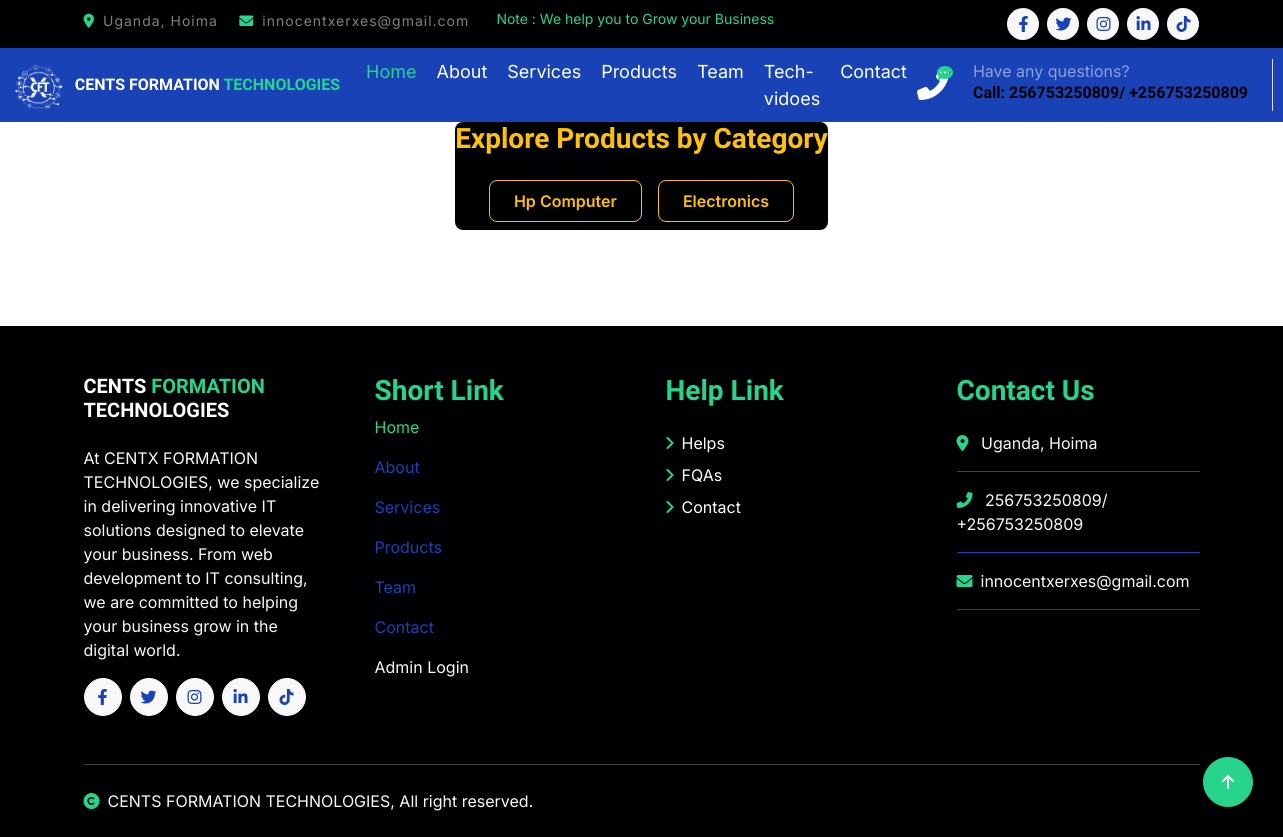
/products/, run on an earlier commit of the app's database.
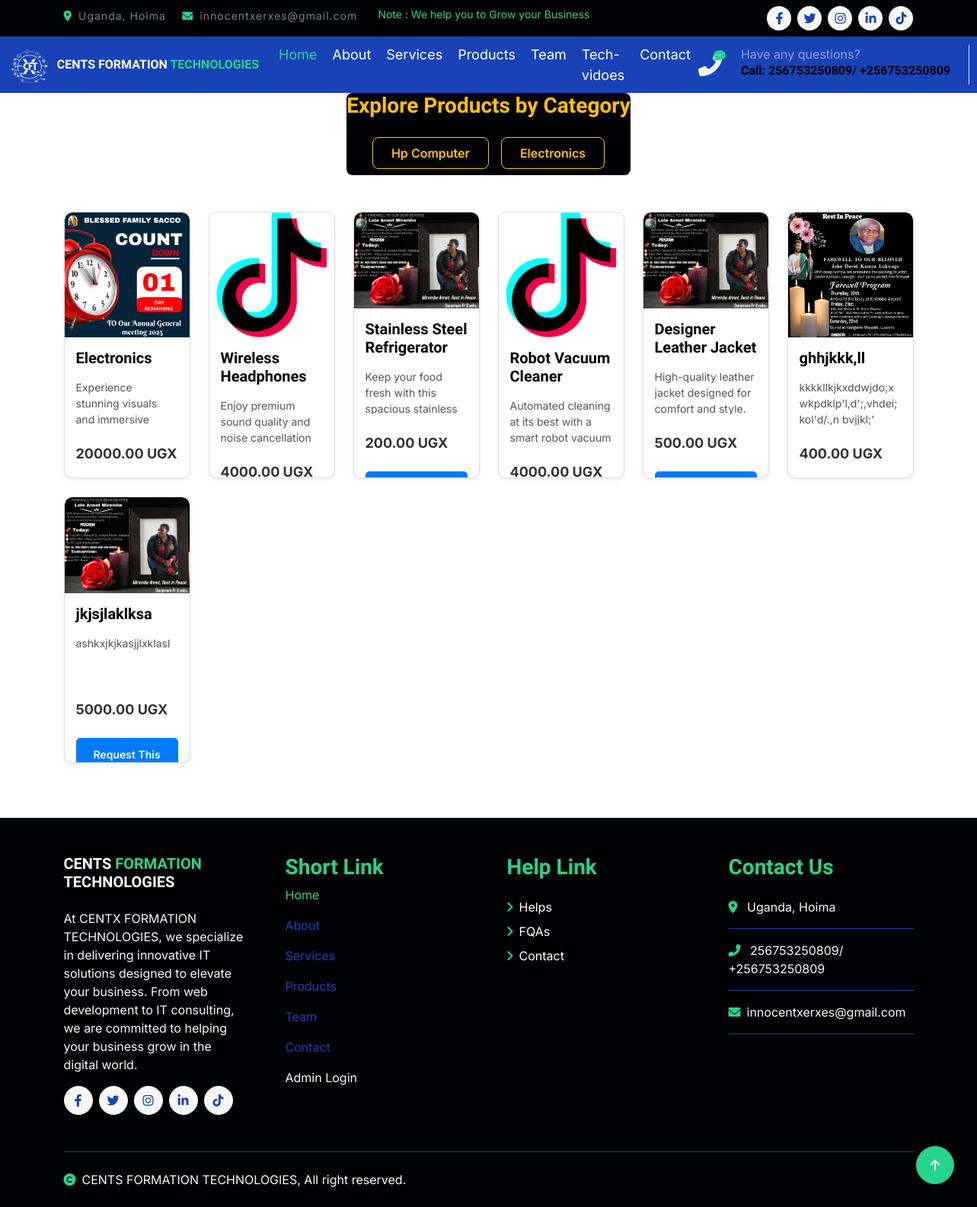
And on a later commit of the database.
### IT_APP/models.py (models this page shows, shortened)
class Category(models.Model):
    name = models.CharField(max_length=255, unique=True)
    slug = models.SlugField(unique=True)

class Product(models.Model):
    name = models.CharField(max_length=255)
    description = models.TextField()
    price = models.DecimalField(max_digits=10, decimal_places=2)
    image = models.ImageField(upload_to='products/')
    category = models.ForeignKey(Category, on_delete=models.CASCADE, related_name="products", null=True, blank=True)

### IT_APP/views.py (the view)
# urls.py: path('products/', views.all_products, name='all_products'),  # View all products
def all_products(request):
    products = Product.objects.all()
    categories = Category.objects.all()  # Get all categories
    return render(request, 'product.html', {'products': products, 'categories': categories})

### IT_APP/templates/product.html (shortened to what this page needs)
{% extends "base.html" %}
{% load static %}
{% block content %}
<div class="container text-center py-8" style="position: relative; z-index: 1;">
    <div class=" bg-dark rounded" style="display: inline-block;">
        <h3 class="text-warning fw-bold mb-3">Explore Products by Category</h3>
        <div class="d-flex flex-wrap justify-content-center">
            {% for category in categories %}
                <a class="btn btn-outline-warning m-2 px-4 py-2" href="{% url 'category_products' category.slug %}">
                    {{ category.name }}
                </a>
            {% endfor %}
        </div>
    </div>
</div>
<div class="container py-5">
    <div class="row">
        {% for product in products %}
            <div class="col-md-2 col-sm-6 col-6 mb-4">
                <div class="card product-card shadow-sm">
                    <img src="{{ product.image.url }}" class="card-img-top" alt="{{ product.name }}">
                    <div class="card-body d-flex flex-column">
                        <h5 class="card-title mb-3">{{ product.name }}</h5>
                        <p class="card-text product-description mb-4">{{ product.description }}</p>
                        <p class="card-price mb-4">{{ product.price }} UGX</p>
                        <a href="{% url 'request_product' product.id %}" class="btn btn-primary mt-auto">Request This Product</a>
                    </div>
                </div>
            </div>
        {% endfor %}
    </div>
</div>
{% endblock %}

### IT_APP/templates/base.html (shortened to what this page needs)
{%load static%}
<!DOCTYPE html>
<html lang="en">
<head>
    <link href="https://cdnjs.cloudflare.com/ajax/libs/font-awesome/6.0.0-beta3/css/all.min.css" rel="stylesheet">
    <link href="https://cdn.jsdelivr.net/npm/bootstrap-icons@1.4.1/font/bootstrap-icons.css" rel="stylesheet">
    <link href="{% static 'lib/animate/animate.min.css' %}" rel="stylesheet">
    <link href="{% static 'lib/owlcarousel/assets/owl.carousel.min.css' %}" rel="stylesheet">
    <link href="{% static 'css/bootstrap.min.css' %}" rel="stylesheet">
    <link href="{% static 'css/style.css' %}" rel="stylesheet">
<link rel="stylesheet" href="https://cdnjs.cloudflare.com/ajax/libs/animate.css/4.1.1/animate.min.css">
</head>
<body>
    <div class="container-fluid bg-dark py-2 d-none d-md-flex">
        <div class="container">
            <div class="d-flex justify-content-between topbar">
                <div class="top-info">
                    <small class="me-3 text-white-50"><a href="#"><i class="fas fa-map-marker-alt me-2 text-secondary"></i></a>Uganda, Hoima</small>
                    <small class="me-3 text-white-50"><a href="#"><i class="fas fa-envelope me-2 text-secondary"></i></a>innocentxerxes@gmail.com</small>
                </div>
                <div id="note" class="text-secondary d-none d-xl-flex"><small>Note : We help you to Grow your Business</small></div>
                <div class="top-link">
                    <a href="" class="bg-light nav-fill btn btn-sm-square rounded-circle me-2"><i class="fab fa-facebook-f text-primary"></i></a>
                    <a href="" class="bg-light nav-fill btn btn-sm-square rounded-circle me-2"><i class="fab fa-twitter text-primary"></i></a>
                    <a href="" class="bg-light nav-fill btn btn-sm-square rounded-circle me-2"><i class="fab fa-instagram text-primary"></i></a>
                    <a href="" class="bg-light nav-fill btn btn-sm-square rounded-circle me-2"><i class="fab fa-linkedin-in text-primary"></i></a>
                    <a href="" class="bg-light nav-fill btn btn-sm-square rounded-circle me-0">
                        <i class="fab fa-tiktok text-primary"></i>
                    </a>
                </div>
            </div>
        </div>
    </div>
    <div class="container-fluid bg-primary">
        <div class="">
            <nav class="navbar navbar-dark navbar-expand-lg py-0">
                <a href="{% url 'index' %}" class="navbar-brand d-flex align-items-center">
                    <img src="{% static 'img/c.png' %}" alt="Logo" class="me-2" style="height: 50px; filter: brightness(0) invert(1);">
                    <h6 class="text-white fw-bold d-block mb-0">
                        CENTS FORMATION <span class="text-secondary">TECHNOLOGIES</span>
                    </h6>
                </a>
                <div class="collapse navbar-collapse bg-transparent" id="navbarCollapse">
                    <div class="navbar-nav ms-auto mx-xl-auto p-0">
                        <a href="{% url 'index' %}" class="nav-item nav-link active text-secondary">Home</a>
                        <a href="{% url 'about' %}" class="nav-item nav-link">About</a>
                        <a href="{% url 'service' %}" class="nav-item nav-link">Services</a>
                        <a href="{% url 'all_products' %}" class="nav-item nav-link">Products</a>
                        <a href="{% url 'team' %}" class="nav-item nav-link">Team</a>
                        <a href="{% url 'video' %}" class="nav-item nav-link">Tech-vidoes</a>
                        <a href="{% url 'contact' %}" class="nav-item nav-link">Contact</a>
                    </div>
                    <div class="d-none d-xl-flex flex-shrink-0">
                        <div id="phone-tada" class="d-flex align-items-center justify-content-center me-4">
                            <a href="" class="position-relative animated tada infinite">
                                <i class="fa fa-phone-alt text-white fa-2x"></i>
                                <div class="position-absolute" style="top: -7px; left: 20px;">
                                    <span><i class="fa fa-comment-dots text-secondary"></i></span>
                                </div>
                            </a>
                        </div>
                        <div class="d-flex flex-column pe-4 border-end">
                            <span class="text-white-50">Have any questions?</span>
                            <h6>Call: 256753250809/ +256753250809</h6>
                        </div>
                    </div>
                </div>
            </nav>
        </div>
    </div>
    {% block content %}
    {% endblock %}
    <div class="container-fluid footer bg-dark wow fadeIn" data-wow-delay=".3s">
        <div class="container pt-5 pb-4">
            <div class="row g-5">
                <div class="col-lg-3 col-md-6">
                    <a href="">
                        <h5 class="text-white fw-bold d-block">CENTS <span class="text-secondary">FORMATION</span>
                            TECHNOLOGIES</h5>
                    </a>
                    <p class="mt-4 text-light">At CENTX FORMATION TECHNOLOGIES, we specialize in delivering innovative
                        IT solutions designed to elevate your business. From web development to IT consulting, we are
                        committed to helping your business grow in the digital world.</p>
                        <div class="d-flex hightech-link">
                            <a href="" class="btn-light nav-fill btn btn-square rounded-circle me-2">
                                <i class="fab fa-facebook-f text-primary"></i>
                            </a>
                            <a href="" class="btn-light nav-fill btn btn-square rounded-circle me-2">
                                <i class="fab fa-twitter text-primary"></i>
                            </a>
                            <a href="" class="btn-light nav-fill btn btn-square rounded-circle me-2">
                                <i class="fab fa-instagram text-primary"></i>
                            </a>
                            <a href="" class="btn-light nav-fill btn btn-square rounded-circle me-2">
                                <i class="fab fa-linkedin-in text-primary"></i>
                            </a>
                            <a href="" class="btn-light nav-fill btn btn-square rounded-circle me-0">
                                <i class="fab fa-tiktok text-primary"></i>
                            </a>
                        </div>
                </div>
                <div class="col-lg-3 col-md-6">
                    <a href="#" class="h3 text-secondary">Short Link</a>
                    <div class="navbar-nav ms-auto mx-xl-auto p-0">
                        <a href="{% url 'index' %}" class="nav-item nav-link active text-secondary">Home</a>
                        <a href="{% url 'about' %}" class="nav-item nav-link">About</a>
                        <a href="{% url 'service' %}" class="nav-item nav-link">Services</a>
                        <a href="{% url 'all_products' %}" class="nav-item nav-link">Products</a>
                        <a href="{% url 'team' %}" class="nav-item nav-link">Team</a>
                        <a href="{% url 'contact' %}" class="nav-item nav-link">Contact</a>
                        <a href="{% url 'admin:login' %}?next=/admin/" class="nav-item nav-link" style="color: #fafafa;">Admin Login</a>
                    </div>
                </div>
                <div class="col-lg-3 col-md-6">
                    <a href="{% url 'contact' %}" class="h3 text-secondary">Help Link</a>
                    <div class="mt-4 d-flex flex-column help-link">
                        <a href="{% url 'contact' %}" class="mb-2 text-white"><i
                                class="fas fa-angle-right text-secondary me-2"></i>Helps</a>
                        <a href="{% url 'faq' %}" class="mb-2 text-white"><i
                                class="fas fa-angle-right text-secondary me-2"></i>FQAs</a>
                        <a href="{% url 'contact' %}" class="mb-2 text-white"><i
                                class="fas fa-angle-right text-secondary me-2"></i>Contact</a>
                    </div>
                </div>
                <div class="col-lg-3 col-md-6">
                    <a href="{% url 'contact' %}" class="h3 text-secondary">Contact Us</a>
                    <div class="text-white mt-4 d-flex flex-column contact-link">
                        <a href="#" class="pb-3 text-light border-bottom border-primary"><i
                                class="fas fa-map-marker-alt text-secondary me-2"></i> Uganda, Hoima</a>
                        <a href="#" class="py-3 text-light border-bottom border-primary"><i
                                class="fas fa-phone-alt text-secondary me-2"></i> 256753250809/ +256753250809 </a>
                        <a href="#" class="py-3 text-light border-bottom border-primary"><i
                                class="fas fa-envelope text-secondary me-2"></i>innocentxerxes@gmail.com</a>
                    </div>
                </div>
            </div>
            <hr class="text-light mt-5 mb-4">
            <div class="row">
                <div class="col-md-6 text-center text-md-start">
                    <span class="text-light"><i
                                class="fas fa-copyright text-secondary me-2"></i>CENTS FORMATION TECHNOLOGIES, All
                        right reserved.</span>
                </div>
            </div>
        </div>
    </div>
    <a href="#" class="btn btn-secondary btn-square rounded-circle back-to-top"><i
            class="fa fa-arrow-up text-white"></i></a>
</body>
</html>

### static/css/style.css (style rules this page uses)
.btn { font-weight: 600; transition: .5s; }
.btn-square { width: 38px; height: 38px; }
.btn-sm-square { width: 32px; height: 32px; }
.btn-square, .btn-sm-square, .btn-md-square, .btn-lg-square { padding: 0; display: flex; align-items: center; justify-content: center; font-weight: normal; }
.back-to-top { position: fixed; width: 50px; height: 50px; right: 30px; bottom: 30px; z-index: 99; }
.topbar .top-info { letter-spacing: 1px; }
.topbar .top-link { display: flex; align-items: center; justify-content: center; }
.topbar .top-link a { margin-right: 10px; }
#note { width: 500px; overflow: hidden; }
#note small { position: relative; display: inline-block; animation: mymove 5s infinite; animation-timing-function: all; }
.navbar .navbar-nav { padding: 15px 0; }
.navbar .navbar-nav .nav-link { padding: 10px; color: var(--bs-white); font-size: 18px; outline: none; }
.navbar .navbar-nav .nav-link:hover, .navbar .navbar-nav .nav-link.active { color: var(--bs-secondary) !important; }
.footer .short-link a, .footer .help-link a, .footer .contact-link a { transition: .5s; }

### IT_APP/templates/product.html (style rules this page uses)
.product-card { position: relative; background-color: #fff; border-radius: 10px; overflow: hidden; transition: transform 0.3s ease, box-shadow 0.3s ease; display: flex; flex-direction: column; height: 350px; }
.card-img-top { object-fit: cover; height: 200px; border-top-left-radius: 10px; border-top-right-radius: 10px; }
.product-description { font-size: 0.875rem; color: #555; height: 60px; overflow: hidden; text-overflow: ellipsis; transition: max-height 0.3s ease; }
.card-body { padding: 15px; display: flex; flex-direction: column; }
.card-title { margin-bottom: 15px; }
.card-price { font-size: 1.125rem; color: #333; font-weight: bold; margin-bottom: 20px; }
.btn-primary { background-color: #007bff; border-color: #007bff; font-size: 0.875rem; padding: 10px 20px; border-radius: 5px; }

What changed in the data, as far as the page shows it:
added Product: image (picture), name "Electronics", description "Experience stunning visuals and immersive…", price "20000.00"
added Product: image (picture), name "Wireless Headphones", description "Enjoy premium sound quality and noise cancellation…", price "4000.00"
added Product: image (picture), name "Stainless Steel Refrigerator", description "Keep your food fresh with this spacious stainless…", price "200.00"
added Product: image (picture), name "Robot Vacuum Cleaner", description "Automated cleaning at its best with a smart robot vacuum…", price "4000.00"
added Product: image (picture), name "Designer Leather Jacket", description "High-quality leather jacket designed for comfort and style.…", price "500.00"
added Product: image (picture), name "ghhjkkk,ll", description "kkkkllkjkxddwjdo;xwkpdklp'l,d';,vhdei;kol'd/.,n bvjjkl;'", price "400.00"
added Product: image (picture), name "jkjsjlaklksa", description "ashkxjkjkasjjlxklasl", price "5000.00"
